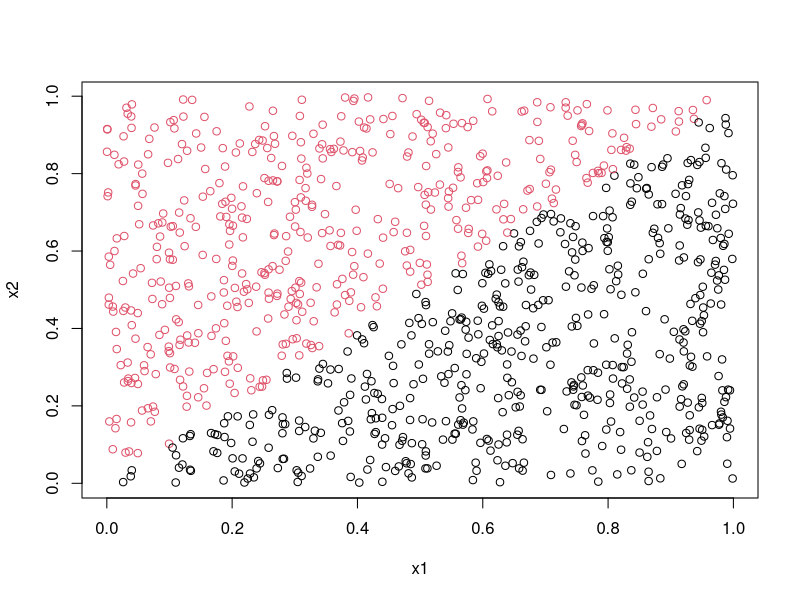
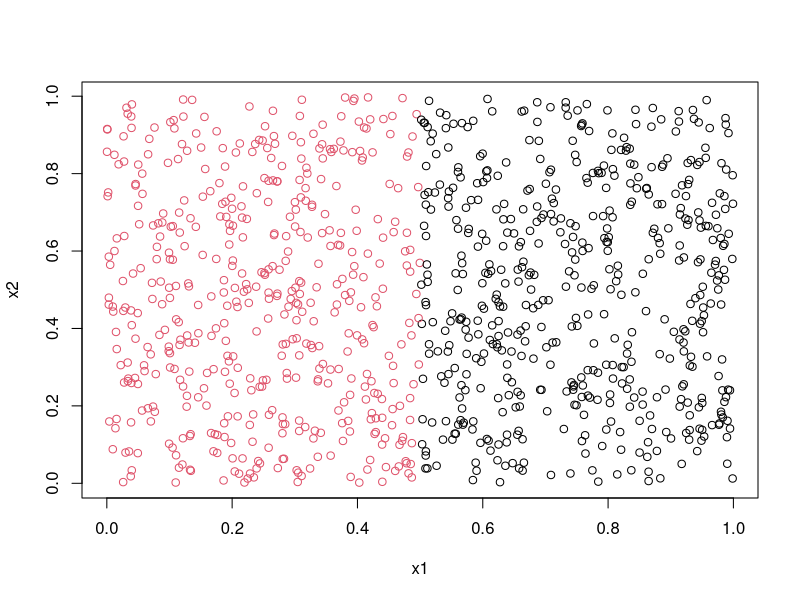
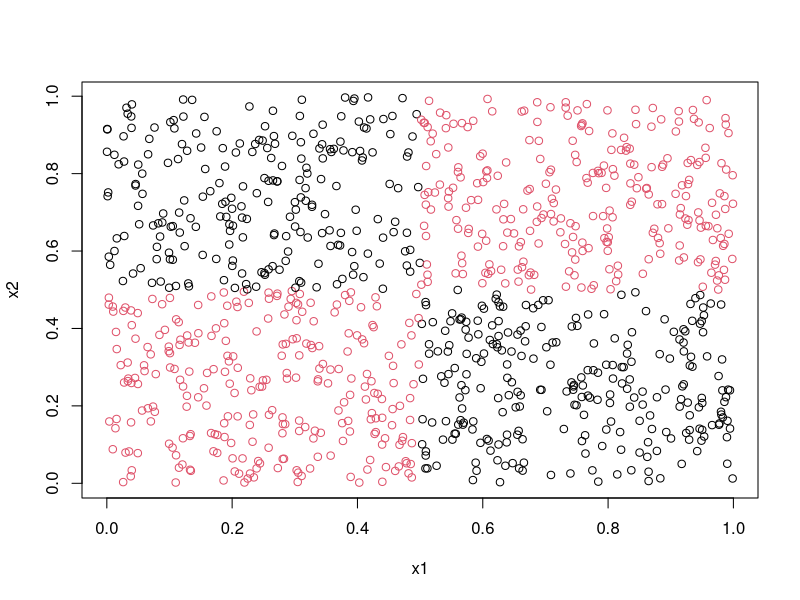
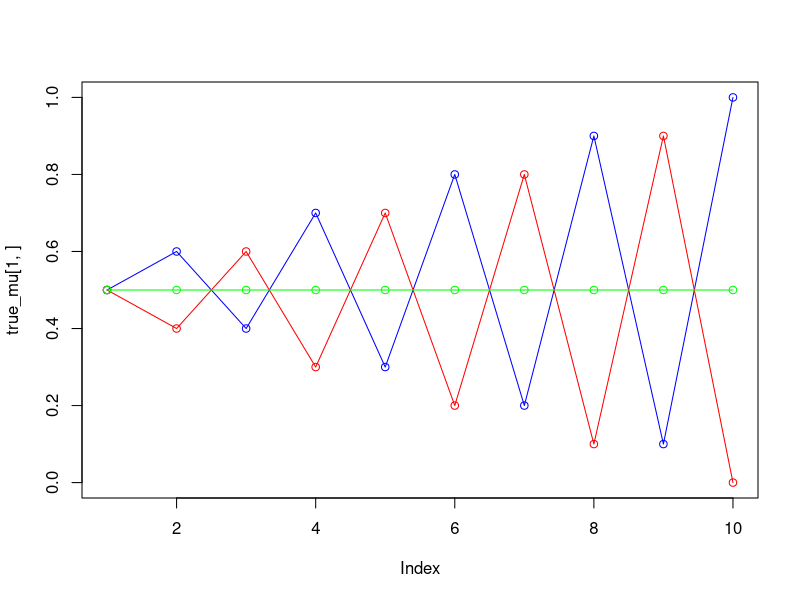
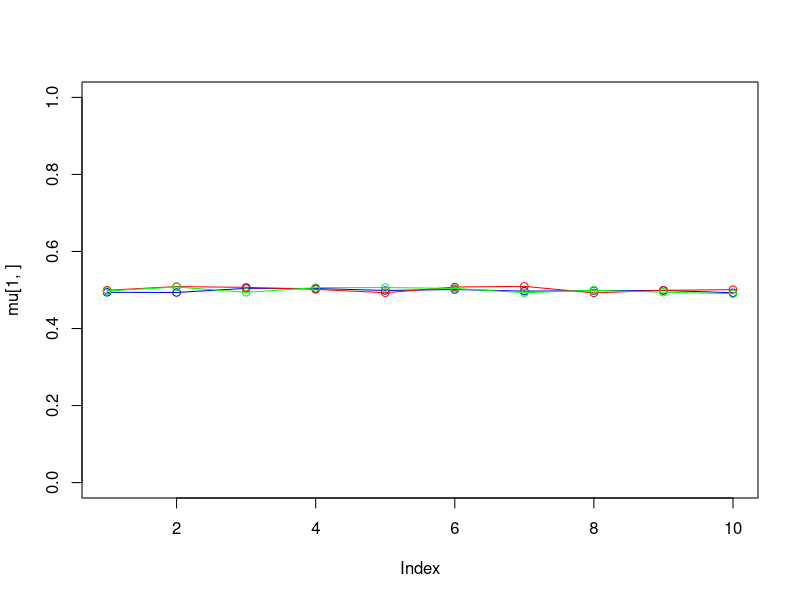
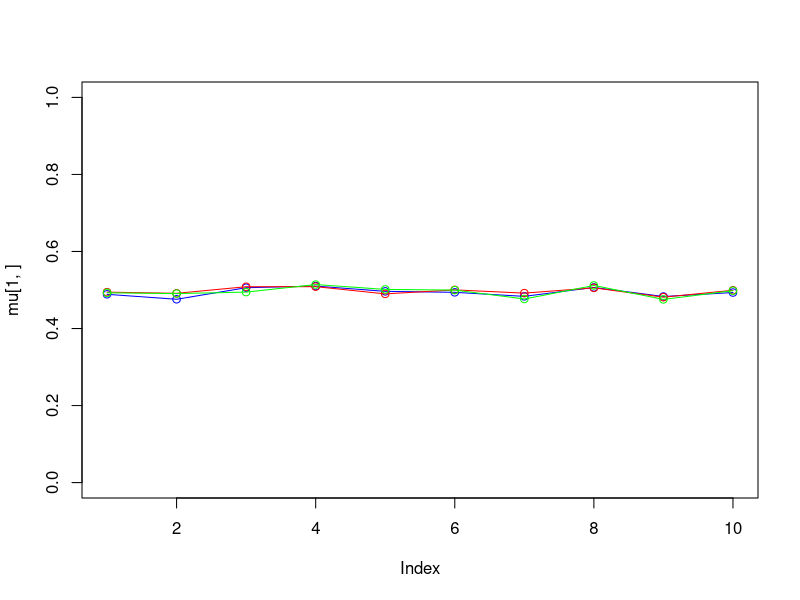
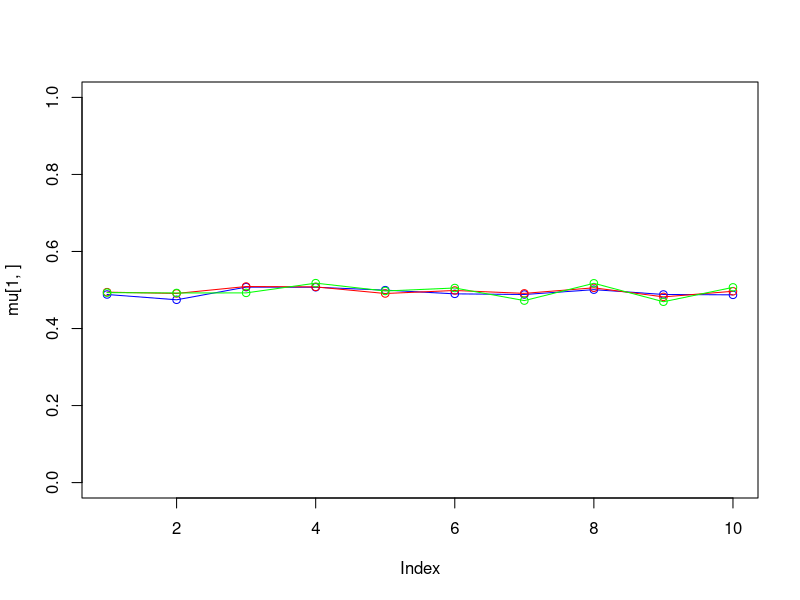
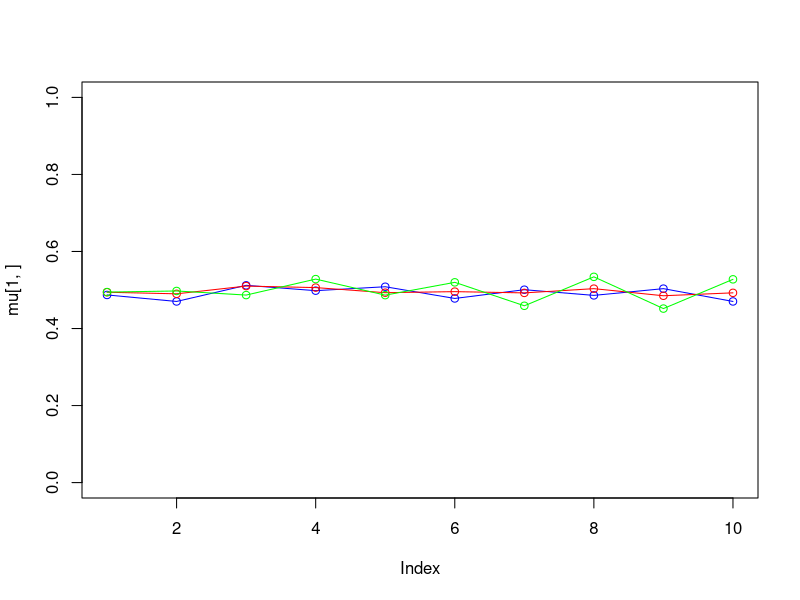

The R source for these figures, in order: (Note: this script raises an error after producing the figures.)
library(randomForest)

# Assignment 1                          ####
random_trees <- function(ntree=1){
  # Result vector
  miss_class_error <- c()
  
  for(iter in 1:1000){
    # Generate train data
    x1<-runif(100)
    x2<-runif(100)
    trdata<-cbind(x1,x2)
    y<-as.numeric(x1<x2)
    trlabels<-as.factor(y)
    train <- data.frame(y = trlabels, x1, x2)
    
    # Fit the random forest model
    random_mod  <- randomForest(y ~ ., data=train, ntree=ntree,  nodesize=25, keep.forest=TRUE)
    
    # Random forest prediction on test data
    test_pred <- predict(random_mod, test_data)
    
    # Misclassification
    conf_mat <- table(test_data$y, test_pred)
    miss_class_error[iter] <- sum(diag(conf_mat)) / sum(conf_mat)
  }
  return(miss_class_error)
}
# Part 1                                ####
# Create test data
set.seed(1234)
x1<-runif(1000)
x2<-runif(1000)
tedata<-cbind(x1,x2)
y<-as.numeric(x1<x2)
telabels<-as.factor(y)
test_data <- data.frame(x1,x2,y=telabels)
plot(x1,x2,col=(y+1))


# Set seed in beginning to have reproducible result for markdown. 
set.seed(123)
random_1   <- random_trees(1)
random_10  <- random_trees(10)
random_100 <- random_trees(100)
mean(random_1)
sd(random_1)
mean(random_10)
sd(random_10)
mean(random_100)
sd(random_100)

# Part 2                                ####
# Create test data
set.seed(1234)
x1<-runif(1000)
x2<-runif(1000)
tedata<-cbind(x1,x2)
y<-as.numeric(x1<0.5)
telabels<-as.factor(y)
test_data <- data.frame(x1,x2,y=telabels)
plot(x1,x2,col=(y+1))

random_trees <- function(ntree=1){
  # Result vector
  miss_class_error <- c()
  
  for(iter in 1:1000){
    # Generate train data
    x1<-runif(100)
    x2<-runif(100)
    trdata<-cbind(x1,x2)
    y<-as.numeric(x1<0.5)
    trlabels<-as.factor(y)
    train <- data.frame(y = trlabels, x1, x2)
    
    # Fit the random forest model
    random_mod  <- randomForest(y ~ ., data=train, ntree=ntree,  nodesize=25, keep.forest=TRUE)
    
    # Random forest prediction on test data
    test_pred <- predict(random_mod, test_data)
    
    # Misclassification
    conf_mat <- table(test_data$y, test_pred)
    miss_class_error[iter] <- sum(diag(conf_mat)) / sum(conf_mat)
  }
  return(miss_class_error)
}

set.seed(123)
random_1   <- random_trees(1)
random_10  <- random_trees(10)
random_100 <- random_trees(100)
mean(random_1)
sd(random_1)
mean(random_10)
sd(random_10)
mean(random_100)
sd(random_100)

# Part 3                                ####
# Create test data
set.seed(1234)
x1<-runif(1000)
x2<-runif(1000)
tedata<-cbind(x1,x2)
y<-as.numeric( (x1<0.5 & x2<0.5) | (x1>0.5 & x2>0.5) )
telabels<-as.factor(y)
test_data <- data.frame(x1,x2,y=telabels)
plot(x1,x2,col=(y+1))

random_trees <- function(ntree=1){
  # Result vector
  miss_class_error <- c()
  
  for(iter in 1:1000){
    # Generate train data
    x1<-runif(100)
    x2<-runif(100)
    trdata<-cbind(x1,x2)
    y<-as.numeric( (x1<0.5 & x2<0.5) | (x1>0.5 & x2>0.5) )
    trlabels<-as.factor(y)
    train <- data.frame(y = trlabels, x1, x2)
    
    # Fit the random forest model
    random_mod  <- randomForest(y ~ ., data=train, ntree=ntree,  nodesize=25, keep.forest=TRUE)
    
    # Random forest prediction on test data
    test_pred <- predict(random_mod, test_data)
    
    # Misclassification
    conf_mat <- table(test_data$y, test_pred)
    miss_class_error[iter] <- sum(diag(conf_mat)) / sum(conf_mat)
  }
  return(miss_class_error)
}

set.seed(123)
random_1   <- random_trees(1)
random_10  <- random_trees(10)
random_100 <- random_trees(100)
mean(random_1)
sd(random_1)
mean(random_10)
sd(random_10)
mean(random_100)
sd(random_100)


# Assignment 2                          ####
# For 3 clusters                        ####
set.seed(1234567890)
max_it <- 500 # max number of EM iterations (increased from 100)
min_change <- 0.1 # min change in log lik between two consecutive iterations
n=1000 # number of training points
D=10 # number of dimensions
x <- matrix(nrow=n, ncol=D) # training data

true_pi <- vector(length = 3) # true mixing coefficients
true_mu <- matrix(nrow=3, ncol=D) # true conditional distributions
true_pi=c(1/3, 1/3, 1/3)
true_mu[1,]=c(0.5,0.6,0.4,0.7,0.3,0.8,0.2,0.9,0.1,1)
true_mu[2,]=c(0.5,0.4,0.6,0.3,0.7,0.2,0.8,0.1,0.9,0)
true_mu[3,]=c(0.5,0.5,0.5,0.5,0.5,0.5,0.5,0.5,0.5,0.5)
plot(true_mu[1,], type="o", col="blue", ylim=c(0,1))
points(true_mu[2,], type="o", col="red")
points(true_mu[3,], type="o", col="green")
# Producing the training data
for(i in 1:n) {
  m <- sample(1:3,1,prob=true_pi)
  for(d in 1:D) {
    x[i,d] <- rbinom(1,1,true_mu[m,d])
  }
}

M=3 # number of clusters
w <- matrix(nrow=n, ncol=M) # weights
pi <- vector(length = M) # mixing coefficients
mu <- matrix(nrow=M, ncol=D) # conditional distributions
llik <- vector(length = max_it) # log likelihood of the EM iterations


# Random initialization of the parameters
pi <- runif(M,0.49,0.51)
pi <- pi / sum(pi)
for(m in 1:M) {
  mu[m,] <- runif(D,0.49,0.51)
}
for(it in 1:max_it) {
  plot(mu[1,], type="o", col="blue", ylim=c(0,1))
  points(mu[2,], type="o", col="red")
  points(mu[3,], type="o", col="green")
  #points(mu[4,], type="o", col="yellow")
  Sys.sleep(0.01) # Decreased from 0.5
  # E-step: Computation of the weights
  # Calculates the weights for each observation
  for(iter in 1:1000){
    x_d <- x[iter, ]
    
    # Bernolli for (x1 given mu_1), (x1 given mu_2), (x1 given mu_3)
    bern_mu1 <- prod(mu[1,]^x_d * (1 - mu[1, ])^(1-x_d))
    bern_mu2 <- prod(mu[2,]^x_d * (1 - mu[2, ])^(1-x_d))
    bern_mu3 <- prod(mu[3,]^x_d * (1 - mu[3, ])^(1-x_d))
    
    # Probabilities that the observation belongs to each distribution
    prob_1 <- pi[1] * bern_mu1 / sum(pi[1]*bern_mu1 + pi[2]*bern_mu2 + pi[3]*bern_mu3)
    prob_2 <- pi[2] * bern_mu2 / sum(pi[1]*bern_mu1 + pi[2]*bern_mu2 + pi[3]*bern_mu3)
    prob_3 <- pi[3] * bern_mu3 / sum(pi[1]*bern_mu1 + pi[2]*bern_mu2 + pi[3]*bern_mu3)
    
    # Probability that observation 1 comes from each distribution
    w[iter, ] <- c(prob_1*pi[1], prob_2*pi[2], prob_3*pi[3]) 
  }
  #Log likelihood computation.
  # Added 1e-16 to prevent log(0).
  llik[it] <- sum(log(w+1e-16))
  cat("iteration: ", it, "log likelihood: ", llik[it], "\n")
  flush.console()
  # Stop if the lok likelihood has not changed significantly
  if (it > 1){
    if(abs(llik[it] - llik[it-1]) < abs(min_change)){
      break
    }
  }
  # M-step: ML parameter estimation from the data and weights
  # Calculate new pi
  pi <- 1/1000 * colSums(w)
  # Calculates new mu
  mu[1,] <- 1/sum(w[,1]) * colSums(w[,1] * x)
  mu[2,] <- 1/sum(w[,2]) * colSums(w[,2] * x)
  mu[3,] <- 1/sum(w[,3]) * colSums(w[,3] * x)
}
pi
mu
plot(llik[1:it], type="o")
# Algorithm should have stopped around 350.

# true_mu[1,] is our mu[3,] 
# true_mu[2,] is our mu[1,]
# true_mu[3,] is our mu[2,]





# For 2 clusters                        ####
true_pi <- vector(length = 3) # true mixing coefficients
true_mu <- matrix(nrow=3, ncol=D) # true conditional distributions
true_pi=c(1/3, 1/3, 1/3)
true_mu[1,]=c(0.5,0.6,0.4,0.7,0.3,0.8,0.2,0.9,0.1,1)
true_mu[2,]=c(0.5,0.4,0.6,0.3,0.7,0.2,0.8,0.1,0.9,0)
true_mu[3,]=c(0.5,0.5,0.5,0.5,0.5,0.5,0.5,0.5,0.5,0.5)
plot(true_mu[1,], type="o", col="blue", ylim=c(0,1))
points(true_mu[2,], type="o", col="red")
points(true_mu[3,], type="o", col="green")
# Producing the training data
for(i in 1:n) {
  m <- sample(1:3,1,prob=true_pi)
  for(d in 1:D) {
    x[i,d] <- rbinom(1,1,true_mu[m,d])
  }
}

M=2 # number of clusters
w <- matrix(nrow=n, ncol=M) # weights
pi <- vector(length = M) # mixing coefficients
mu <- matrix(nrow=M, ncol=D) # conditional distributions
llik <- vector(length = max_it) # log likelihood of the EM iterations


# Random initialization of the parameters
pi <- runif(M,0.49,0.51)
pi <- pi / sum(pi)
for(m in 1:M) {
  mu[m,] <- runif(D,0.49,0.51)
}
for(it in 1:max_it) {
  plot(mu[1,], type="o", col="blue", ylim=c(0,1))
  points(mu[2,], type="o", col="red")
  #points(mu[3,], type="o", col="green")
  #points(mu[4,], type="o", col="yellow")
  Sys.sleep(0.5) # Decreased from 0.5
  # E-step: Computation of the weights
  # Calculates the weights for each observation
  for(iter in 1:1000){
    x_d <- x[iter, ]
    
    # Bernolli for (x1 given mu_1), (x1 given mu_2), (x1 given mu_3)
    bern_mu1 <- prod(mu[1,]^x_d * (1 - mu[1, ])^(1-x_d))
    bern_mu2 <- prod(mu[2,]^x_d * (1 - mu[2, ])^(1-x_d))
    #bern_mu3 <- prod(mu[3,]^x_d * (1 - mu[3, ])^(1-x_d))
    
    # Probabilities that the observation belongs to each distribution
    prob_1 <- pi[1] * bern_mu1 / sum(pi[1]*bern_mu1 + pi[2]*bern_mu2 )
    prob_2 <- pi[2] * bern_mu2 / sum(pi[1]*bern_mu1 + pi[2]*bern_mu2 )
    # prob_3 <- pi[3] * bern_mu3 / sum(pi[1]*bern_mu1 + pi[2]*bern_mu2 + pi[3]*bern_mu3)
    
    # Probability that observation 1 comes from each distribution
    w[iter, ] <- c(prob_1, prob_2) 
  }
  #Log likelihood computation.
  # Added 1e-16 to prevent log(0).
  llik[it] <- sum(log(w+1e-16))
  cat("iteration: ", it, "log likelihood: ", llik[it], "\n")
  flush.console()
  # Stop if the lok likelihood has not changed significantly
  if (it > 1){
    if(abs(llik[it] - llik[it-1]) < abs(min_change)){
      break
    }
  }
  # M-step: ML parameter estimation from the data and weights
  # Calculate new pi
  pi <- 1/1000 * colSums(w)
  # Calculates new mu
  mu[1,] <- 1/sum(w[,1]) * colSums(w[,1] * x)
  mu[2,] <- 1/sum(w[,2]) * colSums(w[,2] * x)
  # mu[3,] <- 1/sum(w[,3]) * colSums(w[,3] * x)
}
pi
mu
plot(llik[1:it], type="o")

# For 4 clusters                        ####
# Had to change min_change to smaller value
# Green and grey cluster converge to same value, so we only find 3 clusters.

set.seed(1234567890)
max_it <- 500 # max number of EM iterations (increased from 100)
min_change <- 0.01 # min change in log lik between two consecutive iterations
n=1000 # number of training points
D=10 # number of dimensions
x <- matrix(nrow=n, ncol=D) # training data

true_pi <- vector(length = 3) # true mixing coefficients
true_mu <- matrix(nrow=3, ncol=D) # true conditional distributions
true_pi=c(1/3, 1/3, 1/3)
true_mu[1,]=c(0.5,0.6,0.4,0.7,0.3,0.8,0.2,0.9,0.1,1)
true_mu[2,]=c(0.5,0.4,0.6,0.3,0.7,0.2,0.8,0.1,0.9,0)
true_mu[3,]=c(0.5,0.5,0.5,0.5,0.5,0.5,0.5,0.5,0.5,0.5)
plot(true_mu[1,], type="o", col="blue", ylim=c(0,1))
points(true_mu[2,], type="o", col="red")
points(true_mu[3,], type="o", col="green")
# Producing the training data
for(i in 1:n) {
  m <- sample(1:3,1,prob=true_pi)
  for(d in 1:D) {
    x[i,d] <- rbinom(1,1,true_mu[m,d])
  }
}

M=4 # number of clusters
w <- matrix(nrow=n, ncol=M) # weights
pi <- vector(length = M) # mixing coefficients
mu <- matrix(nrow=M, ncol=D) # conditional distributions
llik <- vector(length = max_it) # log likelihood of the EM iterations


# Random initialization of the parameters
pi <- runif(M,0.49,0.51)
pi <- pi / sum(pi)
for(m in 1:M) {
  mu[m,] <- runif(D,0.49,0.51)
}
for(it in 1:max_it) {
  plot(mu[1,], type="o", col="blue", ylim=c(0,1))
  points(mu[2,], type="o", col="red")
  points(mu[3,], type="o", col="darkgreen")
  points(mu[4,], type="o", col="darkgoldenrod1")
  Sys.sleep(0.5) # Decreased from 0.5
  # E-step: Computation of the weights
  # Calculates the weights for each observation
  for(iter in 1:1000){
    x_d <- x[iter, ]
    
    # Bernolli for (x1 given mu_1), (x1 given mu_2), (x1 given mu_3), (x1 given mu_4)
    bern_mu1 <- prod(mu[1,]^x_d * (1 - mu[1, ])^(1-x_d))
    bern_mu2 <- prod(mu[2,]^x_d * (1 - mu[2, ])^(1-x_d))
    bern_mu3 <- prod(mu[3,]^x_d * (1 - mu[3, ])^(1-x_d))
    bern_mu4 <- prod(mu[4,]^x_d * (1 - mu[3, ])^(1-x_d))
    
    # Probabilities that the observation belongs to each distribution
    prob_1 <- pi[1] * bern_mu1 / sum(pi[1]*bern_mu1 + pi[2]*bern_mu2 + pi[3]*bern_mu3 + pi[4]*bern_mu4)
    prob_2 <- pi[2] * bern_mu2 / sum(pi[1]*bern_mu1 + pi[2]*bern_mu2 + pi[3]*bern_mu3 + pi[4]*bern_mu4)
    prob_3 <- pi[3] * bern_mu3 / sum(pi[1]*bern_mu1 + pi[2]*bern_mu2 + pi[3]*bern_mu3 + pi[4]*bern_mu4)
    prob_4 <- pi[4] * bern_mu4 / sum(pi[1]*bern_mu1 + pi[2]*bern_mu2 + pi[3]*bern_mu3 + pi[4]*bern_mu4)
    # Probability that observation 1 comes from each distribution
    w[iter, ] <- c(prob_1, prob_2, prob_3, prob_4) 
  }
  #Log likelihood computation.
  # Added 1e-16 to prevent log(0).
  llik[it] <- sum(log(w+1e-16))
  cat("iteration: ", it, "log likelihood: ", llik[it], "\n")
  flush.console()
  # Stop if the lok likelihood has not changed significantly
  if (it > 1){
    if(abs(llik[it] - llik[it-1]) < abs(min_change)){
      break
    }
  }
  # M-step: ML parameter estimation from the data and weights
  # Calculate new pi
  pi <- 1/1000 * colSums(w)
  # Calculates new mu
  mu[1,] <- 1/sum(w[,1]) * colSums(w[,1] * x)
  mu[2,] <- 1/sum(w[,2]) * colSums(w[,2] * x)
  mu[3,] <- 1/sum(w[,3]) * colSums(w[,3] * x)
  mu[4,] <- 1/sum(w[,4]) * colSums(w[,4] * x)
}
pi
mu
plot(llik[1:it], type="o")
library(randomForest)

# Assignment 1                          ####
random_trees <- function(ntree=1){
  # Result vector
  miss_class_error <- c()
  
  for(iter in 1:1000){
    # Generate train data
    x1<-runif(100)
    x2<-runif(100)
    trdata<-cbind(x1,x2)
    y<-as.numeric(x1<x2)
    trlabels<-as.factor(y)
    train <- data.frame(y = trlabels, x1, x2)
    
    # Fit the random forest model
    random_mod  <- randomForest(y ~ ., data=train, ntree=ntree,  nodesize=25, keep.forest=TRUE)
    
    # Random forest prediction on test data
    test_pred <- predict(random_mod, test_data)
    
    # Misclassification
    conf_mat <- table(test_data$y, test_pred)
    miss_class_error[iter] <- sum(diag(conf_mat)) / sum(conf_mat)
  }
  return(miss_class_error)
}
# Part 1                                ####
# Create test data
set.seed(1234)
x1<-runif(1000)
x2<-runif(1000)
tedata<-cbind(x1,x2)
y<-as.numeric(x1<x2)
telabels<-as.factor(y)
test_data <- data.frame(x1,x2,y=telabels)
plot(x1,x2,col=(y+1))


# Set seed in beginning to have reproducible result for markdown. 
set.seed(123)
random_1   <- random_trees(1)
random_10  <- random_trees(10)
random_100 <- random_trees(100)
mean(random_1)
sd(random_1)
mean(random_10)
sd(random_10)
mean(random_100)
sd(random_100)

# Part 2                                ####
# Create test data
set.seed(1234)
x1<-runif(1000)
x2<-runif(1000)
tedata<-cbind(x1,x2)
y<-as.numeric(x1<0.5)
telabels<-as.factor(y)
test_data <- data.frame(x1,x2,y=telabels)
plot(x1,x2,col=(y+1))

random_trees <- function(ntree=1){
  # Result vector
  miss_class_error <- c()
  
  for(iter in 1:1000){
    # Generate train data
    x1<-runif(100)
    x2<-runif(100)
    trdata<-cbind(x1,x2)
    y<-as.numeric(x1<0.5)
    trlabels<-as.factor(y)
    train <- data.frame(y = trlabels, x1, x2)
    
    # Fit the random forest model
    random_mod  <- randomForest(y ~ ., data=train, ntree=ntree,  nodesize=25, keep.forest=TRUE)
    
    # Random forest prediction on test data
    test_pred <- predict(random_mod, test_data)
    
    # Misclassification
    conf_mat <- table(test_data$y, test_pred)
    miss_class_error[iter] <- sum(diag(conf_mat)) / sum(conf_mat)
  }
  return(miss_class_error)
}

set.seed(123)
random_1   <- random_trees(1)
random_10  <- random_trees(10)
random_100 <- random_trees(100)
mean(random_1)
sd(random_1)
mean(random_10)
sd(random_10)
mean(random_100)
sd(random_100)

# Part 3                                ####
# Create test data
set.seed(1234)
x1<-runif(1000)
x2<-runif(1000)
tedata<-cbind(x1,x2)
y<-as.numeric( (x1<0.5 & x2<0.5) | (x1>0.5 & x2>0.5) )
telabels<-as.factor(y)
test_data <- data.frame(x1,x2,y=telabels)
plot(x1,x2,col=(y+1))

random_trees <- function(ntree=1){
  # Result vector
  miss_class_error <- c()
  
  for(iter in 1:1000){
    # Generate train data
    x1<-runif(100)
    x2<-runif(100)
    trdata<-cbind(x1,x2)
    y<-as.numeric( (x1<0.5 & x2<0.5) | (x1>0.5 & x2>0.5) )
    trlabels<-as.factor(y)
    train <- data.frame(y = trlabels, x1, x2)
    
    # Fit the random forest model
    random_mod  <- randomForest(y ~ ., data=train, ntree=ntree,  nodesize=25, keep.forest=TRUE)
    
    # Random forest prediction on test data
    test_pred <- predict(random_mod, test_data)
    
    # Misclassification
    conf_mat <- table(test_data$y, test_pred)
    miss_class_error[iter] <- sum(diag(conf_mat)) / sum(conf_mat)
  }
  return(miss_class_error)
}

set.seed(123)
random_1   <- random_trees(1)
random_10  <- random_trees(10)
random_100 <- random_trees(100)
mean(random_1)
sd(random_1)
mean(random_10)
sd(random_10)
mean(random_100)
sd(random_100)


# Assignment 2                          ####
# For 3 clusters                        ####
set.seed(1234567890)
max_it <- 100 # max number of EM iterations (increased from 100)
min_change <- 0.1 # min change in log lik between two consecutive iterations
n=1000 # number of training points
D=10 # number of dimensions
x <- matrix(nrow=n, ncol=D) # training data

true_pi <- vector(length = 3) # true mixing coefficients
true_mu <- matrix(nrow=3, ncol=D) # true conditional distributions
true_pi=c(1/3, 1/3, 1/3)
true_mu[1,]=c(0.5,0.6,0.4,0.7,0.3,0.8,0.2,0.9,0.1,1)
true_mu[2,]=c(0.5,0.4,0.6,0.3,0.7,0.2,0.8,0.1,0.9,0)
true_mu[3,]=c(0.5,0.5,0.5,0.5,0.5,0.5,0.5,0.5,0.5,0.5)
plot(true_mu[1,], type="o", col="blue", ylim=c(0,1))
points(true_mu[2,], type="o", col="red")
points(true_mu[3,], type="o", col="green")
# Producing the training data
for(i in 1:n) {
  m <- sample(1:3,1,prob=true_pi)
  for(d in 1:D) {
    x[i,d] <- rbinom(1,1,true_mu[m,d])
  }
}

M=3 # number of clusters
w <- matrix(nrow=n, ncol=M) # weights
pi <- vector(length = M) # mixing coefficients
mu <- matrix(nrow=M, ncol=D) # conditional distributions
llik <- vector(length = max_it) # log likelihood of the EM iterations
px <- c()

# Random initialization of the parameters
pi <- runif(M,0.49,0.51)
pi <- pi / sum(pi)
for(m in 1:M) {
  mu[m,] <- runif(D,0.49,0.51)
}
for(it in 1:max_it) {
  plot(mu[1,], type="o", col="blue", ylim=c(0,1))
  points(mu[2,], type="o", col="red")
  points(mu[3,], type="o", col="green")
  #points(mu[4,], type="o", col="yellow")
  Sys.sleep(0.01) # Decreased from 0.5
  # E-step: Computation of the weights
  # Calculates the weights for each observation
  for(iter in 1:1000){
    x_d <- x[iter, ]
    
    # Bernolli for (x1 given mu_1), (x1 given mu_2), (x1 given mu_3)
    bern_mu1 <- prod(mu[1,]^x_d * (1 - mu[1, ])^(1-x_d))
    bern_mu2 <- prod(mu[2,]^x_d * (1 - mu[2, ])^(1-x_d))
    bern_mu3 <- prod(mu[3,]^x_d * (1 - mu[3, ])^(1-x_d))
    
    # Probabilities that the observation belongs to each distribution
    prob_1 <- pi[1] * bern_mu1 / sum(pi[1]*bern_mu1 + pi[2]*bern_mu2 + pi[3]*bern_mu3)
    prob_2 <- pi[2] * bern_mu2 / sum(pi[1]*bern_mu1 + pi[2]*bern_mu2 + pi[3]*bern_mu3)
    prob_3 <- pi[3] * bern_mu3 / sum(pi[1]*bern_mu1 + pi[2]*bern_mu2 + pi[3]*bern_mu3)
    
    px[iter] <- sum(pi[1] * bern_mu1,  pi[2] * bern_mu2,  pi[3] * bern_mu3)
    # Probability that observation 1 comes from each distribution
    w[iter, ] <- c(prob_1, prob_2, prob_3) 
  }
  # Log likelihood computation.
  llik[it] <- sum(log(px))
  cat("iteration: ", it, "log likelihood: ", llik[it], "\n")
  flush.console()
  # Stop if the lok likelihood has not changed significantly
  if (it > 1){
    if(abs(llik[it] - llik[it-1]) < abs(min_change)){
      break
    }
  }
  # M-step: ML parameter estimation from the data and weights
  # Calculate new pi
  pi <- 1/1000 * colSums(w)
  # Calculates new mu
  mu[1,] <- 1/sum(w[,1]) * colSums(w[,1] * x)
  mu[2,] <- 1/sum(w[,2]) * colSums(w[,2] * x)
  mu[3,] <- 1/sum(w[,3]) * colSums(w[,3] * x)
}
pi
mu
plot(llik[1:it], type="o")
# Algorithm should have stopped around 350.

# true_mu[1,] is our mu[3,] 
# true_mu[2,] is our mu[1,]
# true_mu[3,] is our mu[2,]





# For 2 clusters                        ####
set.seed(1234567890)
max_it <- 100 # max number of EM iterations (increased from 100)
min_change <- 0.1 # min change in log lik between two consecutive iterations
n=1000 # number of training points
D=10 # number of dimensions
x <- matrix(nrow=n, ncol=D) # training data

true_pi <- vector(length = 3) # true mixing coefficients
true_mu <- matrix(nrow=3, ncol=D) # true conditional distributions
true_pi=c(1/3, 1/3, 1/3)
true_mu[1,]=c(0.5,0.6,0.4,0.7,0.3,0.8,0.2,0.9,0.1,1)
true_mu[2,]=c(0.5,0.4,0.6,0.3,0.7,0.2,0.8,0.1,0.9,0)
true_mu[3,]=c(0.5,0.5,0.5,0.5,0.5,0.5,0.5,0.5,0.5,0.5)
plot(true_mu[1,], type="o", col="blue", ylim=c(0,1))
points(true_mu[2,], type="o", col="red")
points(true_mu[3,], type="o", col="green")
# Producing the training data
for(i in 1:n) {
  m <- sample(1:3,1,prob=true_pi)
  for(d in 1:D) {
    x[i,d] <- rbinom(1,1,true_mu[m,d])
  }
}

M=2 # number of clusters
w <- matrix(nrow=n, ncol=M) # weights
pi <- vector(length = M) # mixing coefficients
mu <- matrix(nrow=M, ncol=D) # conditional distributions
llik <- vector(length = max_it) # log likelihood of the EM iterations
px <- c()


# Random initialization of the parameters
pi <- runif(M,0.49,0.51)
pi <- pi / sum(pi)
for(m in 1:M) {
  mu[m,] <- runif(D,0.49,0.51)
}
for(it in 1:max_it) {
  plot(mu[1,], type="o", col="blue", ylim=c(0,1))
  points(mu[2,], type="o", col="red")
  #points(mu[3,], type="o", col="green")
  #points(mu[4,], type="o", col="yellow")
  Sys.sleep(0.5) # Decreased from 0.5
  # E-step: Computation of the weights
  # Calculates the weights for each observation
  for(iter in 1:1000){
    x_d <- x[iter, ]
    
    # Bernolli for (x1 given mu_1), (x1 given mu_2), (x1 given mu_3)
    bern_mu1 <- prod(mu[1,]^x_d * (1 - mu[1, ])^(1-x_d))
    bern_mu2 <- prod(mu[2,]^x_d * (1 - mu[2, ])^(1-x_d))
    #bern_mu3 <- prod(mu[3,]^x_d * (1 - mu[3, ])^(1-x_d))
    
    # Probabilities that the observation belongs to each distribution
    prob_1 <- pi[1] * bern_mu1 / sum(pi[1]*bern_mu1 + pi[2]*bern_mu2 )
    prob_2 <- pi[2] * bern_mu2 / sum(pi[1]*bern_mu1 + pi[2]*bern_mu2 )
    # prob_3 <- pi[3] * bern_mu3 / sum(pi[1]*bern_mu1 + pi[2]*bern_mu2 + pi[3]*bern_mu3)
    
    # Probability that observation 1 comes from each distribution
    w[iter, ] <- c(prob_1, prob_2) 
    px[iter] <- sum(pi[1] * bern_mu1,  pi[2] * bern_mu2)
    
  }
  #Log likelihood computation.
  # Added 1e-16 to prevent log(0).
  llik[it] <- sum(log(px))
  cat("iteration: ", it, "log likelihood: ", llik[it], "\n")
  flush.console()
  # Stop if the lok likelihood has not changed significantly
  if (it > 1){
    if(abs(llik[it] - llik[it-1]) < abs(min_change)){
      break
    }
  }
  # M-step: ML parameter estimation from the data and weights
  # Calculate new pi
  pi <- 1/1000 * colSums(w)
  # Calculates new mu
  mu[1,] <- 1/sum(w[,1]) * colSums(w[,1] * x)
  mu[2,] <- 1/sum(w[,2]) * colSums(w[,2] * x)
  # mu[3,] <- 1/sum(w[,3]) * colSums(w[,3] * x)
}
pi
mu
plot(llik[1:it], type="o")

# For 4 clusters                        ####
set.seed(1234567890)
max_it <- 100 # max number of EM iterations (increased from 100)
min_change <- 0.1 # min change in log lik between two consecutive iterations
n=1000 # number of training points
D=10 # number of dimensions
x <- matrix(nrow=n, ncol=D) # training data

true_pi <- vector(length = 3) # true mixing coefficients
true_mu <- matrix(nrow=3, ncol=D) # true conditional distributions
true_pi=c(1/3, 1/3, 1/3)
true_mu[1,]=c(0.5,0.6,0.4,0.7,0.3,0.8,0.2,0.9,0.1,1)
true_mu[2,]=c(0.5,0.4,0.6,0.3,0.7,0.2,0.8,0.1,0.9,0)
true_mu[3,]=c(0.5,0.5,0.5,0.5,0.5,0.5,0.5,0.5,0.5,0.5)
plot(true_mu[1,], type="o", col="blue", ylim=c(0,1))
points(true_mu[2,], type="o", col="red")
points(true_mu[3,], type="o", col="green")
# Producing the training data
for(i in 1:n) {
  m <- sample(1:3,1,prob=true_pi)
  for(d in 1:D) {
    x[i,d] <- rbinom(1,1,true_mu[m,d])
  }
}

M=4 # number of clusters
w <- matrix(nrow=n, ncol=M) # weights
pi <- vector(length = M) # mixing coefficients
mu <- matrix(nrow=M, ncol=D) # conditional distributions
llik <- vector(length = max_it) # log likelihood of the EM iterations
px <- c()

# Random initialization of the parameters
pi <- runif(M,0.49,0.51)
pi <- pi / sum(pi)
for(m in 1:M) {
  mu[m,] <- runif(D,0.49,0.51)
}
for(it in 1:max_it) {
  plot(mu[1,], type="o", col="blue", ylim=c(0,1))
  points(mu[2,], type="o", col="red")
  points(mu[3,], type="o", col="darkgreen")
  points(mu[4,], type="o", col="darkgoldenrod1")
  Sys.sleep(0.5) # Decreased from 0.5
  # E-step: Computation of the weights
  # Calculates the weights for each observation
  for(iter in 1:1000){
    x_d <- x[iter, ]
    
    # Bernolli for (x1 given mu_1), (x1 given mu_2), (x1 given mu_3), (x1 given mu_4)
    bern_mu1 <- prod(mu[1,]^x_d * (1 - mu[1, ])^(1-x_d))
    bern_mu2 <- prod(mu[2,]^x_d * (1 - mu[2, ])^(1-x_d))
    bern_mu3 <- prod(mu[3,]^x_d * (1 - mu[3, ])^(1-x_d))
    bern_mu4 <- prod(mu[4,]^x_d * (1 - mu[3, ])^(1-x_d))
    
    # Probabilities that the observation belongs to each distribution
    prob_1 <- pi[1] * bern_mu1 / sum(pi[1]*bern_mu1 + pi[2]*bern_mu2 + pi[3]*bern_mu3 + pi[4]*bern_mu4)
    prob_2 <- pi[2] * bern_mu2 / sum(pi[1]*bern_mu1 + pi[2]*bern_mu2 + pi[3]*bern_mu3 + pi[4]*bern_mu4)
    prob_3 <- pi[3] * bern_mu3 / sum(pi[1]*bern_mu1 + pi[2]*bern_mu2 + pi[3]*bern_mu3 + pi[4]*bern_mu4)
    prob_4 <- pi[4] * bern_mu4 / sum(pi[1]*bern_mu1 + pi[2]*bern_mu2 + pi[3]*bern_mu3 + pi[4]*bern_mu4)
    # Probability that observation 1 comes from each distribution
    w[iter, ] <- c(prob_1, prob_2, prob_3, prob_4) 
    
    px[iter] <- sum(pi[1] * bern_mu1, pi[2] * bern_mu2, pi[3] * bern_mu3, pi[4] * bern_mu4)
  }
  #Log likelihood computation.
  # Added 1e-16 to prevent log(0).
  llik[it] <- sum(log(px))
  cat("iteration: ", it, "log likelihood: ", llik[it], "\n")
  flush.console()
  # Stop if the lok likelihood has not changed significantly
  if (it > 1){
    if(abs(llik[it] - llik[it-1]) < abs(min_change)){
      break
    }
  }
  # M-step: ML parameter estimation from the data and weights
  # Calculate new pi
  pi <- 1/1000 * colSums(w)
  # Calculates new mu
  mu[1,] <- 1/sum(w[,1]) * colSums(w[,1] * x)
  mu[2,] <- 1/sum(w[,2]) * colSums(w[,2] * x)
  mu[3,] <- 1/sum(w[,3]) * colSums(w[,3] * x)
  mu[4,] <- 1/sum(w[,4]) * colSums(w[,4] * x)
}
pi
mu
plot(llik[1:it], type="o")






# Simge                                 ####
set.seed(1234567890)
max_it <- 100 # max number of EM iterations
min_change <- 0.1 # min change in log lik between two consecutive iterations
n=1000 # number of training points
D=10 # number of dimensions
x <- matrix(nrow=n, ncol=D) # training data

true_pi <- vector(length = 3) # true mixing coefficients
true_mu <- matrix(nrow=3, ncol=D) # true conditional distributions

true_pi=c(1/3, 1/3, 1/3)
true_mu[1,]=c(0.5,0.6,0.4,0.7,0.3,0.8,0.2,0.9,0.1,1)
true_mu[2,]=c(0.5,0.4,0.6,0.3,0.7,0.2,0.8,0.1,0.9,0)
true_mu[3,]=c(0.5,0.5,0.5,0.5,0.5,0.5,0.5,0.5,0.5,0.5)

plot(true_mu[1,], type="o", col="blue", ylim=c(0,1))
points(true_mu[2,], type="o", col="red")
points(true_mu[3,], type="o", col="green")

# Producing the training data
for(i in 1:n) {
  m <- sample(1:3, 1, prob=true_pi)
  for(d in 1:D) {
    x[i,d] <- rbinom(1,1,true_mu[m,d])
  }
}

M=3 # number of clusters
w <- matrix(nrow=n, ncol=M) # weights
pi <- vector(length = M) # mixing coefficients
mu <- matrix(nrow=M, ncol=D) # conditional distributions
llik <- vector(length = max_it) # log likelihood of the EM iterations

# Random initialization of the parameters
pi <- runif(M, 0.49, 0.51)
pi <- pi / sum(pi)

for(m in 1:M) {
  mu[m,] <- runif(D,0.49,0.51)
}

pi
mu

bernoulli <- matrix(nrow=n, ncol=M)
for(it in 1:max_it) {
  plot(mu[1,], type="o", col="blue", ylim=c(0,1))
  points(mu[2,], type="o", col="red")
  points(mu[3,], type="o", col="green")
  #points(mu[4,], type="o", col="yellow")
  Sys.sleep(0.5)
  # E-step: Computation of the weights
  for (i in 1:1000){
    x_i <- x[i,]
    bernoulli[i,1] <- prod(mu[1,]^x_i * (1-mu[1,])^(1-x_i))
    bernoulli[i,2] <- prod(mu[2,]^x_i * (1-mu[2,])^(1-x_i))
    bernoulli[i,3] <- prod(mu[3,]^x_i * (1-mu[3,])^(1-x_i))
    
    w[i,1] <- bernoulli[i,1] * pi[1] / sum(bernoulli[i,] * pi)
    w[i,2] <- bernoulli[i,2] * pi[2] / sum(bernoulli[i,] * pi)
    w[i,3] <- bernoulli[i,3] * pi[3] / sum(bernoulli[i,] * pi)
  }
  p_x <- bernoulli[,1]*pi[1] + bernoulli[,2]*pi[2] + bernoulli[,3]*pi[3]
  llik[it] <- sum(log(p_x)) 
  cat("iteration: ", it, "log likelihood: ", llik[it], "\n")
  flush.console()
  
  # Stop if the lok likelihood has not changed significantly
  if (it>1){
    if (abs(llik[it] - llik[it-1]) < min_change){
      break
    }
  }
  
  #M-step: ML parameter estimation from the data and weights
  pi <- colSums(w, na.rm = TRUE) / n
  for (m in 1:3){
    tot <- matrix(nrow = 1000, ncol = 10)
    for (k in 1:1000){
      tot[k,] <- w[k,m]*x[k,]
    }
    mu[m,] <- colSums(tot) / sum(w[,m])
  } 
}

pi
mu
plot(llik[1:it], type="o")
